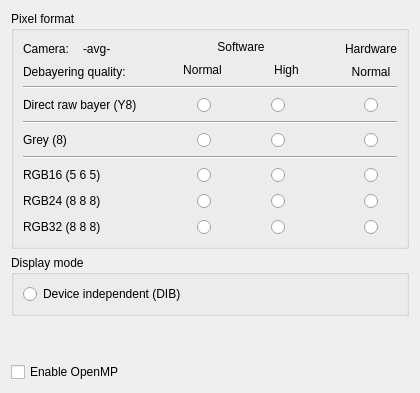
     <widget class="QWidget" name="Format">
      <attribute name="title">
       <string>&amp;Format</string>
      </attribute>
      <layout class="QGridLayout" name="gridLayout7">
       <item row="0" column="0">
        <widget class="QGroupBox" name="groupBox_2">
         <property name="sizePolicy">
          <sizepolicy hsizetype="Minimum" vsizetype="Minimum">
           <horstretch>0</horstretch>
           <verstretch>0</verstretch>
          </sizepolicy>
         </property>
         <property name="title">
          <string>Pixel format</string>
         </property>
         <layout class="QGridLayout" name="gridLayout_10">
          <item row="1" column="0">
           <layout class="QGridLayout" name="gridLayout_4">
            <property name="sizeConstraint">
             <enum>QLayout::SetMinimumSize</enum>
            </property>
            <item row="0" column="0">
             <widget class="QLabel" name="label_camera">
              <property name="text">
               <string>Camera:</string>
              </property>
             </widget>
            </item>
            <item row="0" column="1">
             <widget class="QLabel" name="label_camera_bandwith">
              <property name="text">
               <string>-avg-</string>
              </property>
              <property name="alignment">
               <set>Qt::AlignLeading|Qt::AlignLeft|Qt::AlignVCenter</set>
              </property>
             </widget>
            </item>
            <item row="1" column="0" colspan="2">
             <widget class="QLabel" name="label_debayering">
              <property name="text">
               <string>Debayering quality:</string>
              </property>
             </widget>
            </item>
           </layout>
          </item>
          <item row="1" column="2">
           <layout class="QGridLayout" name="gridLayout_6">
            <property name="sizeConstraint">
             <enum>QLayout::SetMinimumSize</enum>
            </property>
            <item row="0" column="0">
             <widget class="QLabel" name="label_11">
              <property name="text">
               <string>Hardware</string>
              </property>
              <property name="alignment">
               <set>Qt::AlignCenter</set>
              </property>
             </widget>
            </item>
            <item row="1" column="0">
             <widget class="QLabel" name="label_hw3x3">
              <property name="text">
               <string>Normal</string>
              </property>
              <property name="alignment">
               <set>Qt::AlignCenter</set>
              </property>
             </widget>
            </item>
           </layout>
          </item>
          <item row="2" column="0" colspan="3">
           <widget class="Line" name="line_4">
            <property name="orientation">
             <enum>Qt::Horizontal</enum>
            </property>
           </widget>
          </item>
          <item row="3" column="0">
           <layout class="QGridLayout" name="gridLayout_8">
            <property name="sizeConstraint">
             <enum>QLayout::SetNoConstraint</enum>
            </property>
            <item row="0" column="0">
             <widget class="QLabel" name="label_raw_bayer8">
              <property name="text">
               <string>Direct raw bayer (Y8)</string>
              </property>
             </widget>
            </item>
           </layout>
          </item>
          <item row="3" column="2">
           <layout class="QGridLayout" name="gridLayout_9">
            <property name="sizeConstraint">
             <enum>QLayout::SetFixedSize</enum>
            </property>
            <item row="0" column="0">
             <widget class="QRadioButton" name="rb_raw_bayer8_hw">
              <property name="sizePolicy">
               <sizepolicy hsizetype="Fixed" vsizetype="Fixed">
                <horstretch>0</horstretch>
                <verstretch>0</verstretch>
               </sizepolicy>
              </property>
              <property name="minimumSize">
               <size>
                <width>0</width>
                <height>20</height>
               </size>
              </property>
              <property name="text">
               <string/>
              </property>
             </widget>
            </item>
           </layout>
          </item>
          <item row="4" column="0" colspan="3">
           <widget class="Line" name="line_5">
            <property name="orientation">
             <enum>Qt::Horizontal</enum>
            </property>
           </widget>
          </item>
          <item row="5" column="0">
           <layout class="QGridLayout" name="gridLayout_13">
            <item row="0" column="0">
             <widget class="QLabel" name="label_4">
              <property name="text">
               <string>Grey (8)</string>
              </property>
             </widget>
            </item>
           </layout>
          </item>
          <item row="5" column="1">
           <layout class="QGridLayout" name="gridLayout_12">
            <item row="0" column="0">
             <widget class="QRadioButton" name="rb_grey8_3x3">
              <property name="sizePolicy">
               <sizepolicy hsizetype="Fixed" vsizetype="Fixed">
                <horstretch>0</horstretch>
                <verstretch>0</verstretch>
               </sizepolicy>
              </property>
              <property name="minimumSize">
               <size>
                <width>0</width>
                <height>20</height>
               </size>
              </property>
              <property name="text">
               <string/>
              </property>
             </widget>
            </item>
            <item row="0" column="1">
             <widget class="QRadioButton" name="rb_grey8_5x5">
              <property name="sizePolicy">
               <sizepolicy hsizetype="Fixed" vsizetype="Fixed">
                <horstretch>0</horstretch>
                <verstretch>0</verstretch>
               </sizepolicy>
              </property>
              <property name="minimumSize">
               <size>
                <width>0</width>
                <height>20</height>
               </size>
              </property>
              <property name="text">
               <string/>
              </property>
             </widget>
            </item>
           </layout>
          </item>
          <item row="5" column="2">
           <layout class="QGridLayout" name="gridLayout_11">
            <property name="sizeConstraint">
             <enum>QLayout::SetMaximumSize</enum>
            </property>
            <property name="leftMargin">
             <number>0</number>
            </property>
            <item row="0" column="0">
             <widget class="QRadioButton" name="rb_grey8_hw">
              <property name="sizePolicy">
               <sizepolicy hsizetype="Fixed" vsizetype="Fixed">
                <horstretch>0</horstretch>
                <verstretch>0</verstretch>
               </sizepolicy>
              </property>
              <property name="minimumSize">
               <size>
                <width>0</width>
                <height>20</height>
               </size>
              </property>
              <property name="text">
               <string/>
              </property>
             </widget>
            </item>
           </layout>
          </item>
          <item row="6" column="0" colspan="3">
           <widget class="Line" name="line_6">
            <property name="orientation">
             <enum>Qt::Horizontal</enum>
            </property>
           </widget>
          </item>
          <item row="7" column="0">
           <layout class="QGridLayout" name="gridLayout_20">
            <item row="0" column="0">
             <widget class="QLabel" name="label_14">
              <property name="text">
               <string>RGB16 (5 6 5)</string>
              </property>
             </widget>
            </item>
            <item row="1" column="0">
             <widget class="QLabel" name="label_15">
              <property name="text">
               <string>RGB24 (8 8 8)</string>
              </property>
             </widget>
            </item>
            <item row="2" column="0">
             <widget class="QLabel" name="label_16">
              <property name="text">
               <string>RGB32 (8 8 8)</string>
              </property>
             </widget>
            </item>
           </layout>
          </item>
          <item row="7" column="1">
           <layout class="QGridLayout" name="gridLayout_21">
            <item row="0" column="0">
             <widget class="QRadioButton" name="rb_rgb16_3x3">
              <property name="sizePolicy">
               <sizepolicy hsizetype="Fixed" vsizetype="Fixed">
                <horstretch>0</horstretch>
                <verstretch>0</verstretch>
               </sizepolicy>
              </property>
              <property name="minimumSize">
               <size>
                <width>0</width>
                <height>20</height>
               </size>
              </property>
              <property name="text">
               <string/>
              </property>
             </widget>
            </item>
            <item row="0" column="1">
             <widget class="QRadioButton" name="rb_rgb16_5x5">
              <property name="sizePolicy">
               <sizepolicy hsizetype="Fixed" vsizetype="Fixed">
                <horstretch>0</horstretch>
                <verstretch>0</verstretch>
               </sizepolicy>
              </property>
              <property name="minimumSize">
               <size>
                <width>0</width>
                <height>20</height>
               </size>
              </property>
              <property name="text">
               <string/>
              </property>
             </widget>
            </item>
            <item row="1" column="0">
             <widget class="QRadioButton" name="rb_rgb24_3x3">
              <property name="sizePolicy">
               <sizepolicy hsizetype="Fixed" vsizetype="Fixed">
                <horstretch>0</horstretch>
                <verstretch>0</verstretch>
               </sizepolicy>
              </property>
              <property name="minimumSize">
               <size>
                <width>0</width>
                <height>20</height>
               </size>
              </property>
              <property name="text">
               <string/>
              </property>
             </widget>
            </item>
            <item row="1" column="1">
             <widget class="QRadioButton" name="rb_rgb24_5x5">
              <property name="sizePolicy">
               <sizepolicy hsizetype="Fixed" vsizetype="Fixed">
                <horstretch>0</horstretch>
                <verstretch>0</verstretch>
               </sizepolicy>
              </property>
              <property name="minimumSize">
               <size>
                <width>0</width>
                <height>20</height>
               </size>
              </property>
              <property name="text">
               <string/>
              </property>
             </widget>
            </item>
            <item row="2" column="0">
             <widget class="QRadioButton" name="rb_rgb32_3x3">
              <property name="sizePolicy">
               <sizepolicy hsizetype="Fixed" vsizetype="Fixed">
                <horstretch>0</horstretch>
                <verstretch>0</verstretch>
               </sizepolicy>
              </property>
              <property name="minimumSize">
               <size>
                <width>0</width>
                <height>20</height>
               </size>
              </property>
              <property name="text">
               <string/>
              </property>
             </widget>
            </item>
            <item row="2" column="1">
             <widget class="QRadioButton" name="rb_rgb32_5x5">
              <property name="sizePolicy">
               <sizepolicy hsizetype="Fixed" vsizetype="Fixed">
                <horstretch>0</horstretch>
                <verstretch>0</verstretch>
               </sizepolicy>
              </property>
              <property name="minimumSize">
               <size>
                <width>0</width>
                <height>20</height>
               </size>
              </property>
              <property name="text">
               <string/>
              </property>
             </widget>
            </item>
           </layout>
          </item>
          <item row="7" column="2">
           <layout class="QGridLayout" name="gridLayout_34">
            <item row="0" column="0">
             <widget class="QRadioButton" name="rb_rgb16_hw">
              <property name="sizePolicy">
               <sizepolicy hsizetype="Fixed" vsizetype="Fixed">
                <horstretch>0</horstretch>
                <verstretch>0</verstretch>
               </sizepolicy>
              </property>
              <property name="minimumSize">
               <size>
                <width>0</width>
                <height>20</height>
               </size>
              </property>
              <property name="text">
               <string/>
              </property>
             </widget>
            </item>
            <item row="1" column="0">
             <widget class="QRadioButton" name="rb_rgb24_hw">
              <property name="sizePolicy">
               <sizepolicy hsizetype="Fixed" vsizetype="Fixed">
                <horstretch>0</horstretch>
                <verstretch>0</verstretch>
               </sizepolicy>
              </property>
              <property name="minimumSize">
               <size>
                <width>0</width>
                <height>20</height>
               </size>
              </property>
              <property name="text">
               <string/>
              </property>
             </widget>
            </item>
            <item row="2" column="0">
             <widget class="QRadioButton" name="rb_rgb32_hw">
              <property name="sizePolicy">
               <sizepolicy hsizetype="Fixed" vsizetype="Fixed">
                <horstretch>0</horstretch>
                <verstretch>0</verstretch>
               </sizepolicy>
              </property>
              <property name="minimumSize">
               <size>
                <width>0</width>
                <height>20</height>
               </size>
              </property>
              <property name="text">
               <string/>
              </property>
             </widget>
            </item>
           </layout>
          </item>
          <item row="3" column="1">
           <layout class="QGridLayout" name="gridLayout_7">
            <property name="sizeConstraint">
             <enum>QLayout::SetFixedSize</enum>
            </property>
            <item row="0" column="1">
             <widget class="QRadioButton" name="rb_raw_bayer8_3x3">
              <property name="enabled">
               <bool>true</bool>
              </property>
              <property name="sizePolicy">
               <sizepolicy hsizetype="Fixed" vsizetype="Fixed">
                <horstretch>0</horstretch>
                <verstretch>0</verstretch>
               </sizepolicy>
              </property>
              <property name="minimumSize">
               <size>
                <width>0</width>
                <height>20</height>
               </size>
              </property>
              <property name="styleSheet">
               <string notr="true"/>
              </property>
              <property name="text">
               <string/>
              </property>
             </widget>
            </item>
            <item row="0" column="2">
             <widget class="QRadioButton" name="rb_raw_bayer8_5x5">
              <property name="enabled">
               <bool>true</bool>
              </property>
              <property name="sizePolicy">
               <sizepolicy hsizetype="Fixed" vsizetype="Fixed">
                <horstretch>60</horstretch>
                <verstretch>0</verstretch>
               </sizepolicy>
              </property>
              <property name="minimumSize">
               <size>
                <width>0</width>
                <height>20</height>
               </size>
              </property>
              <property name="text">
               <string/>
              </property>
             </widget>
            </item>
           </layout>
          </item>
          <item row="1" column="1">
           <layout class="QGridLayout" name="gridLayout_14">
            <property name="sizeConstraint">
             <enum>QLayout::SetMinimumSize</enum>
            </property>
            <item row="0" column="1" colspan="3">
             <widget class="QLabel" name="label_12">
              <property name="text">
               <string>Software</string>
              </property>
              <property name="alignment">
               <set>Qt::AlignCenter</set>
              </property>
             </widget>
            </item>
            <item row="1" column="1">
             <widget class="QLabel" name="label_sw3x3">
              <property name="sizePolicy">
               <sizepolicy hsizetype="Preferred" vsizetype="Preferred">
                <horstretch>0</horstretch>
                <verstretch>0</verstretch>
               </sizepolicy>
              </property>
              <property name="text">
               <string>Normal</string>
              </property>
              <property name="alignment">
               <set>Qt::AlignCenter</set>
              </property>
             </widget>
            </item>
            <item row="1" column="3">
             <widget class="QLabel" name="label_sw5x5">
              <property name="sizePolicy">
               <sizepolicy hsizetype="Preferred" vsizetype="Preferred">
                <horstretch>0</horstretch>
                <verstretch>0</verstretch>
               </sizepolicy>
              </property>
              <property name="text">
               <string>High</string>
              </property>
              <property name="alignment">
               <set>Qt::AlignCenter</set>
              </property>
             </widget>
            </item>
            <item row="1" column="4">
             <spacer name="horizontalSpacer_4">
              <property name="orientation">
               <enum>Qt::Horizontal</enum>
              </property>
              <property name="sizeHint" stdset="0">
               <size>
                <width>40</width>
                <height>20</height>
               </size>
              </property>
             </spacer>
            </item>
            <item row="1" column="2">
             <spacer name="horizontalSpacer_3">
              <property name="orientation">
               <enum>Qt::Horizontal</enum>
              </property>
              <property name="sizeHint" stdset="0">
               <size>
                <width>40</width>
                <height>20</height>
               </size>
              </property>
             </spacer>
            </item>
            <item row="1" column="0">
             <spacer name="horizontalSpacer_2">
              <property name="orientation">
               <enum>Qt::Horizontal</enum>
              </property>
              <property name="sizeHint" stdset="0">
               <size>
                <width>40</width>
                <height>20</height>
               </size>
              </property>
             </spacer>
            </item>
           </layout>
          </item>
         </layout>
        </widget>
       </item>
       <item row="1" column="0">
        <widget class="QGroupBox" name="groupBox">
         <property name="minimumSize">
          <size>
           <width>0</width>
           <height>30</height>
          </size>
         </property>
         <property name="title">
          <string>Display mode</string>
         </property>
         <layout class="QGridLayout" name="gridLayout_2">
          <item row="0" column="0">
           <widget class="QRadioButton" name="rb_display_dib">
            <property name="text">
             <string>Device independent (DIB)</string>
            </property>
           </widget>
          </item>
         </layout>
        </widget>
       </item>
       <item row="2" column="0">
        <spacer name="verticalSpacer_3">
         <property name="orientation">
          <enum>Qt::Vertical</enum>
         </property>
         <property name="sizeHint" stdset="0">
          <size>
           <width>20</width>
           <height>40</height>
          </size>
         </property>
        </spacer>
       </item>
       <item row="3" column="0">
        <widget class="QCheckBox" name="chkOpenMP_Enable">
         <property name="text">
          <string>Enable OpenMP</string>
         </property>
        </widget>
       </item>
      </layout>
     </widget>
